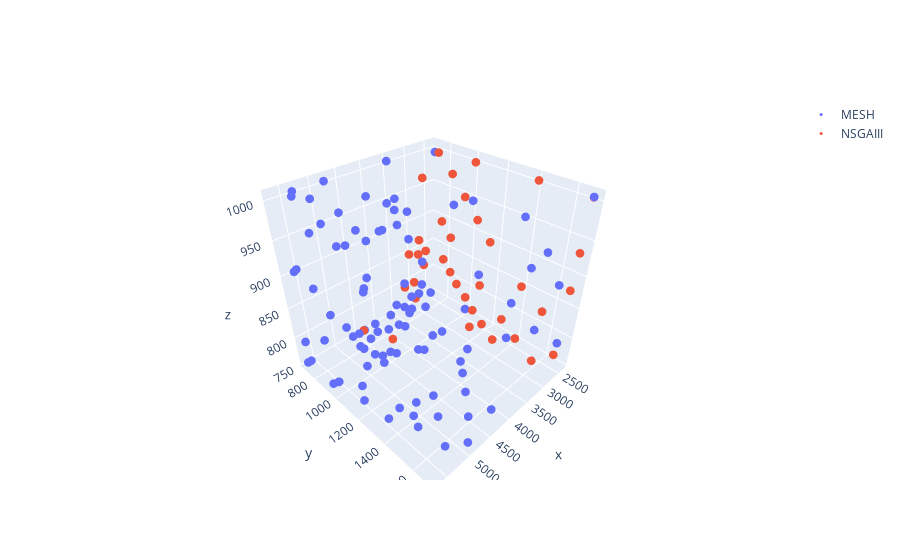

Notebook source saved alongside this figure:
### Code cell
fig = go.Figure(data=[go.Scatter3d(x=results_E2V2D1_RCM13['combined'][1][:,0], 
                                   y=results_E2V2D1_RCM13['combined'][1][:,1],
                                   z=results_E2V2D1_RCM13['combined'][1][:,2],
                                   mode='markers', name='MESH', marker=dict(size=3)),
                     go.Scatter3d(x=results_NSGAIII_RCM13['combined'][1][:,0], 
                                   y=results_NSGAIII_RCM13['combined'][1][:,1],
                                   z=results_NSGAIII_RCM13['combined'][1][:,2],
                                   mode='markers', name='NSGAIII', marker=dict(size=3))])
fig.show()
